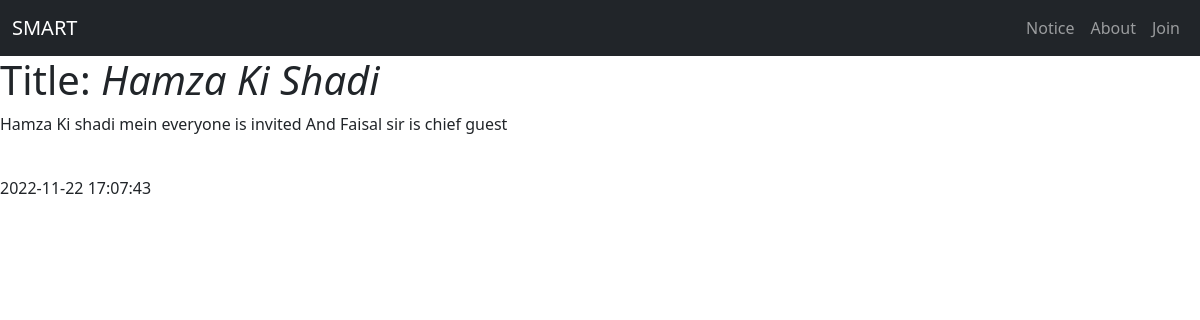
/genral/infonotice.php?title=Hamza Ki Shadi, run on the app's committed database.
### tables this page shows
CREATE TABLE `notice` (
  `sno` int(2) NOT NULL,
  `title` varchar(100) NOT NULL,
  `description` text NOT NULL,
  `tstamp` timestamp NOT NULL DEFAULT current_timestamp() ON UPDATE current_timestamp()
);

### genral/infonotice.php (the view, shortened to what this page needs)
<?php
$server="localhost";
$username="root";
$password="";
$databse="admin_db";
$conn=mysqli_connect($server, $username, $password, $databse);
$title = $_GET['title'];
$sql = "SELECT * FROM notice WHERE `title` = '$title'";
$res = mysqli_query($conn, $sql);
$row = mysqli_fetch_assoc($res);
?>
<!DOCTYPE html>
<html lang='en'>
<head>
  <link href='https://cdn.jsdelivr.net/npm/bootstrap@5.2.3/dist/css/bootstrap.min.css' rel='stylesheet'>
</head>
<body>
    <?php
include "nav.php";
echo "<h1 mx-2 my-2>Title: <i>".$title ."</i></h1>";
echo "<p mx-2 my-4>".$row['description']. "</p>";
echo "<br>".$row['tstamp'];
?>

### data on the page
notice: description "Hamza Ki shadi mein everyone is invited And Faisal sir is chief guest", tstamp "2022-11-22 17:07:43"

### other printed values
$title "Hamza Ki Shadi"
